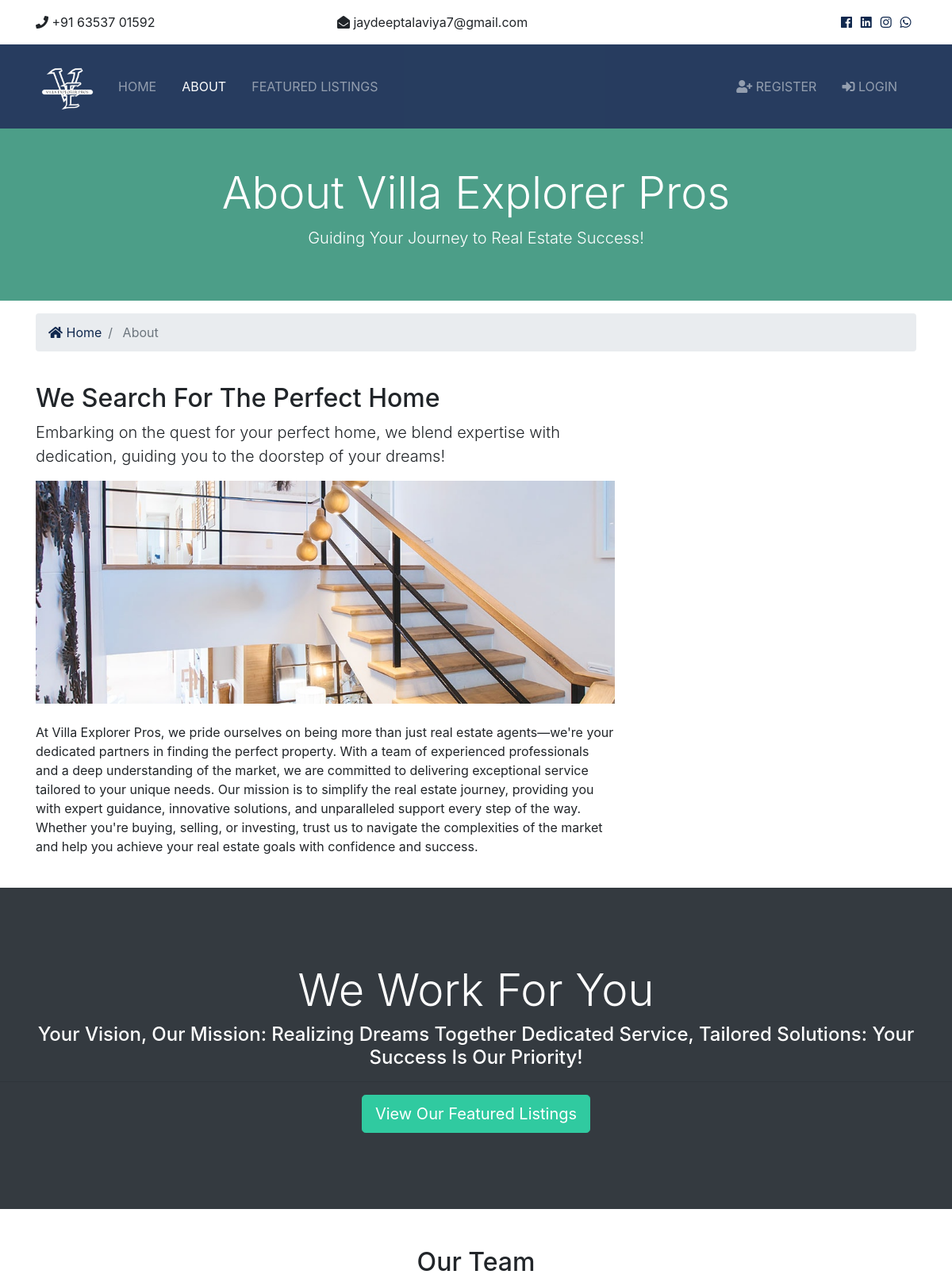
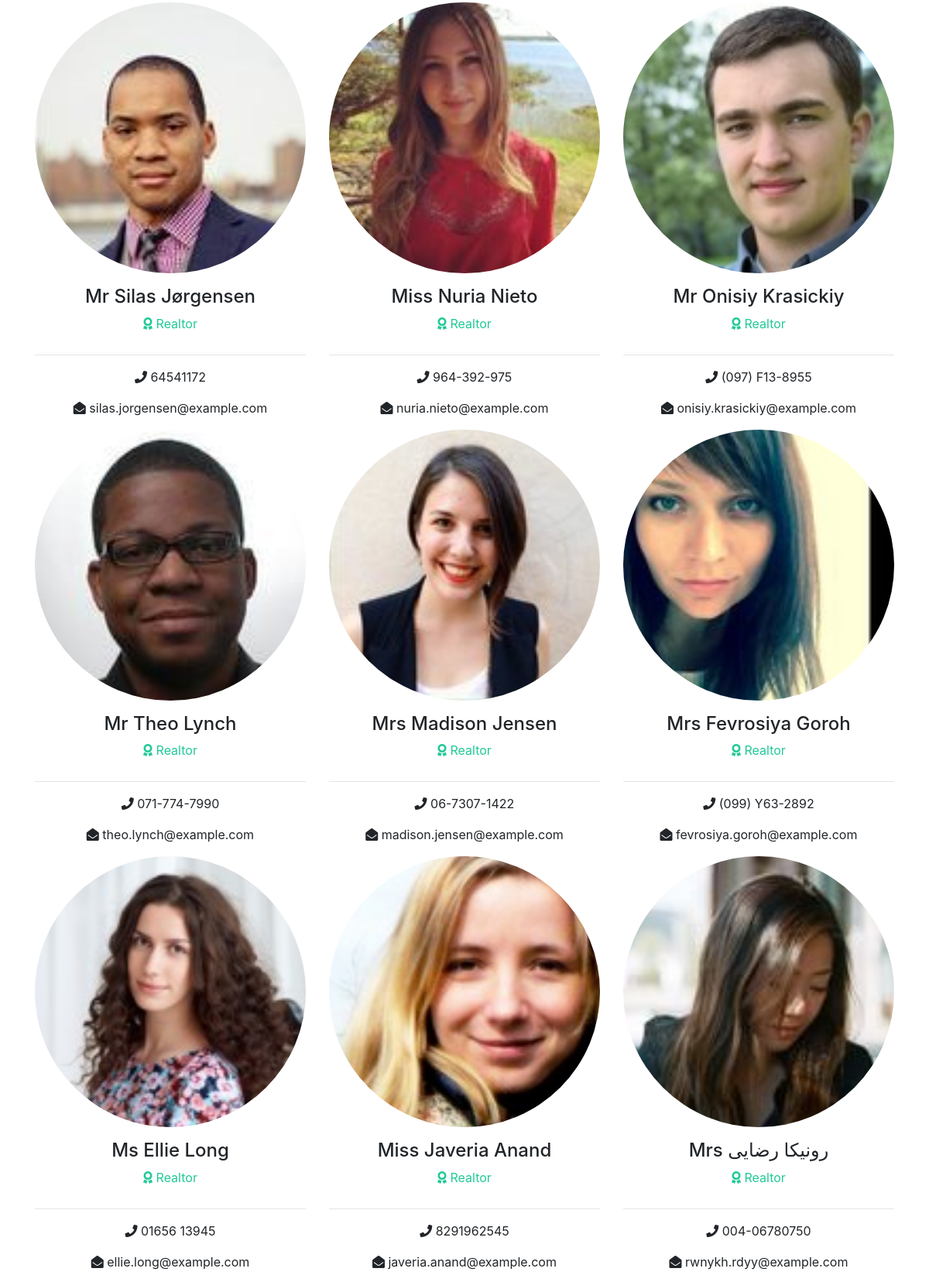
/about (upper part), run on the app's committed database (2 pictures, top to bottom).
### realtors/models.py (models this page shows, shortened)
class Realtor(models.Model):
    name = models.CharField(max_length=200)
    photo = models.ImageField(upload_to='photos/&Y/%m/%d/')
    description = models.TextField(blank=True)
    phone = models.CharField(max_length=20)
    email = models.CharField(max_length=50)
    is_mvp = models.BooleanField(default=False)
    hire_date = models.DateTimeField(default=datetime.now, blank=True)

### pages/views.py (the view)
# urls.py: path('about', views.about, name='about')
def about(request):
    realtors = Realtor.objects.order_by('-hire_date')
    mvp_realtors = Realtor.objects.all().filter(is_mvp=True)
    context = {
        'realtors': realtors,
        'mvp_realtor': mvp_realtors
    }
    return render(request, 'pages/about.html', context)

### templates/pages/about.html (shortened to what this page needs)
{%extends 'base.html'%}
{%load static%}
{%block content%}
<!DOCTYPE html>
<html lang="en">
<head>
</head>
<body>
 <section id="showcase-inner" class="py-5 text-white">
    <div class="container">
      <div class="row text-center">
        <div class="col-md-12">
          <h1 class="display-4">About Villa Explorer Pros</h1>
          <p class="lead">Guiding Your Journey to Real Estate Success!</p>
        </div>
      </div>
    </div>
  </section>
  <section id="bc" class="mt-3">
    <div class="container">
      <nav aria-label="breadcrumb">
        <ol class="breadcrumb">
          <li class="breadcrumb-item">
            <a href="{%url 'index'%}">
              <i class="fas fa-home"></i> Home</a>
          </li>
          <li class="breadcrumb-item active"> About</li>
        </ol>
      </nav>
    </div>
  </section>
  <section id="about" class="py-4">
    <div class="container">
      <div class="row">
        <div class="col-md-8">
          <h2>We Search For The Perfect Home</h2>
          <p class="lead">Embarking on the quest for your perfect home, we blend expertise with dedication, guiding you to the doorstep of your dreams!</p>
          <img src="{% static 'img/about.jpg'%}" alt="">
          <p class="mt-4">
            At Villa Explorer Pros, we pride ourselves on being more than just real estate agents—we're your dedicated partners in finding the perfect property. With a team of experienced professionals and a deep understanding of the market, we are committed to delivering exceptional service tailored to your unique needs. Our mission is to simplify the real estate journey, providing you with expert guidance, innovative solutions, and unparalleled support every step of the way. Whether you're buying, selling, or investing, trust us to navigate the complexities of the market and help you achieve your real estate goals with confidence and success.
          </p>
        </div>
        <div class="col-md-4">
          {%if mvp_realtors%}
            {%for realtor in mvp_realtors%}
              <div class="card">
              <img class="card-img-top" src="{realtor.photo.url" alt="Seller of the month">
              <div class="card-body">
                <h5 class="card-title">Seller Of The Month</h5>
                <h6 class="text-secondary">{{realtor.name}}</h6>
                <p class="card-text">{{realtor.description}}
                </p>
               </div>
               </div>
            {%endfor%}
          {%else%}
            <div class="col-md-4">
            </div>
          {%endif%}
        </div>
      </div>
    </div>
  </section>
  <section id="work" class="bg-dark text-white text-center">
    <h2 class="display-4">We Work For You</h2>
    <h4>Your Vision, Our Mission: Realizing Dreams Together
Dedicated Service, Tailored Solutions: Your Success Is Our Priority!</h4>
    <hr>
    <a href="{%url 'listings'%}" class="btn btn-secondary text-white btn-lg">View Our Featured Listings</a>
  </section>
  <section id="team" class="py-5">
    <div class="container">
      <h2 class="text-center">Our Team</h2>
      <div class="row text-center">
        {%if realtors%}
          {%for realtor in realtors%}
            <div class="col-md-4">
              <img src="{{realtor.photo.url}}" alt="" class="rounded-circle mb-3">
              <h4>{{realtor.name}}</h4>
              <p class="text-success">
                <i class="fas fa-award text-success mb-3"></i> Realtor</p>
              <hr>
              <p>
                <i class="fas fa-phone"></i> {{realtor.phone}}</p>
              <p>
                <i class="fas fa-envelope-open"></i> {{realtor.email}}</p>
            </div>
          {%endfor%}
        {%else%}
        <div class="col-md-12">
          <p>No Realtor Available</p>
        </div>
        {%endif%}
      </div>
    </div>
  </section>
</body>
</html>
{%endblock%}

### static/css/all.css (style rules this page uses)
.fa, .fas, .far, .fal, .fab { -moz-osx-font-smoothing: grayscale; -webkit-font-smoothing: antialiased; display: inline-block; font-style: normal; font-variant: normal; text-rendering: auto; line-height: 1; }
.fa-award:before { content: "\f559"; }
.fa-envelope-open:before { content: "\f2b6"; }
.fa-home:before { content: "\f015"; }
.fa-phone:before { content: "\f095"; }
.fa, .fas { font-family: 'Font Awesome 5 Free'; font-weight: 900; }

### static/css/style.css (style rules this page uses)
.btn-secondary { color: #fff !important; }
img { width: 100%; }
#showcase-inner { background: url(../img/building.jpg) no-repeat top center fixed/cover; position: relative; overflow: hidden; min-height: 200px; }
#showcase-inner::before { content: ''; position: absolute; top: 0; left: 0; min-height: 100%; width: 100%; background: rgba(32, 134, 107, 0.8); }
#work { padding: 6rem 0; }

### data on the page
Realtor: photo (picture), name "Mr Silas Jørgensen", phone "64541172", email "silas.jorgensen@example.com"
Realtor: photo (picture), name "Miss Nuria Nieto", phone "964-392-975", email "nuria.nieto@example.com"
Realtor: photo (picture), name "Mr Onisiy Krasickiy", phone "(097) F13-8955", email "onisiy.krasickiy@example.com"
Realtor: photo (picture), name "Mr Theo Lynch", phone "071-774-7990", email "theo.lynch@example.com"
Realtor: photo (picture), name "Mrs Madison Jensen", phone "06-7307-1422", email "madison.jensen@example.com"
Realtor: photo (picture), name "Mrs Fevrosiya Goroh", phone "(099) Y63-2892", email "fevrosiya.goroh@example.com"
Realtor: photo (picture), name "Ms Ellie Long", phone "01656 13945", email "ellie.long@example.com"
Realtor: photo (picture), name "Miss Javeria Anand", phone "8291962545", email "javeria.anand@example.com"
Realtor: photo (picture), name "Mrs رونیکا رضایی", phone "004-06780750", email "rwnykh.rdyy@example.com"
